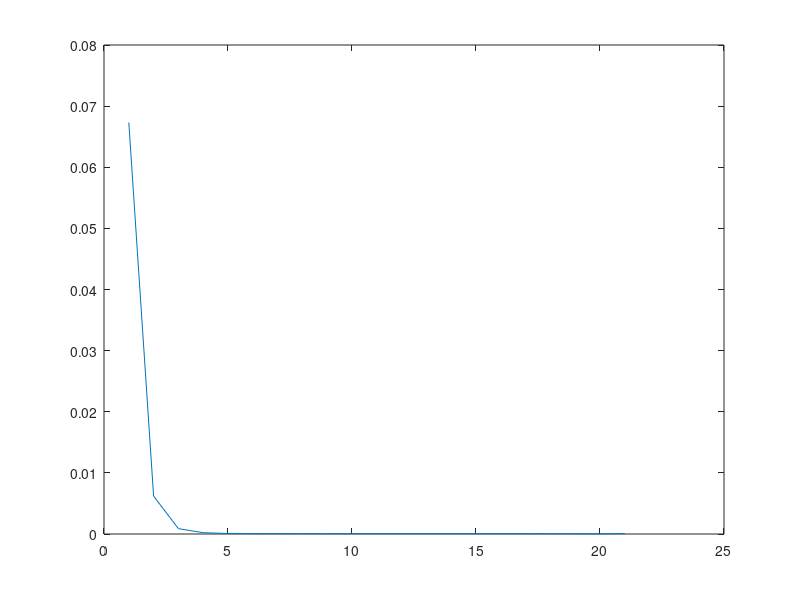

MATLAB code for this plot:
clc
clear all;
close all;

p = 0.1  #Punto a evaluar
dx=1  #Espacio entre nodos
#En cada iteracion reducimos dx en un factor de 2
for i=1:20
  dx = [dx dx(end)/2];
endfor


Der2 =[];
#Aproximacion
for i=1:length(dx)
  f=@(x) e^(-0.25*x.^3);  #Definimos la funcion analitica
  f1 = f(p-dx(i));  #Punto anterior en la malla
  f2 = f(p);
  f3 = f(p+dx(i));  #Punto posterior
  der2 = (f1-2*f2+f3)/(dx(i)*dx(i));  #Aproximacion centrada de la derivada segunda
  Der2 = [Der2 der2];  #Vector con los valores de la derivada segunda en el punto p
end

#Analitica
Der2_analitica = [];
d2f = @(x) -3/2 * x * exp(-0.25 * x^3) + 9/16 * x^5 * exp(-0.25 * x^3);
for i=1:length(dx)
  Der2_analitica = [Der2_analitica d2f(p)];  #Generamos un vector con los valores de la derivada analitica
end
#df = @(x) e^(-0.25*x^3)*(-3*0.25*x^2);

error = abs(Der2_analitica-Der2);  #Calculamos el error entre la derivada aproximada y la analitica

plot(error)  #Vemos la evolucion del error a medida que se redujo el espacio entre nodos.

#Para calcular el orden del error se debe plantear:
#log C + p*log (dx). Donde p determina el orden (en este caso debe ser p=2 --> orden dx^2)






